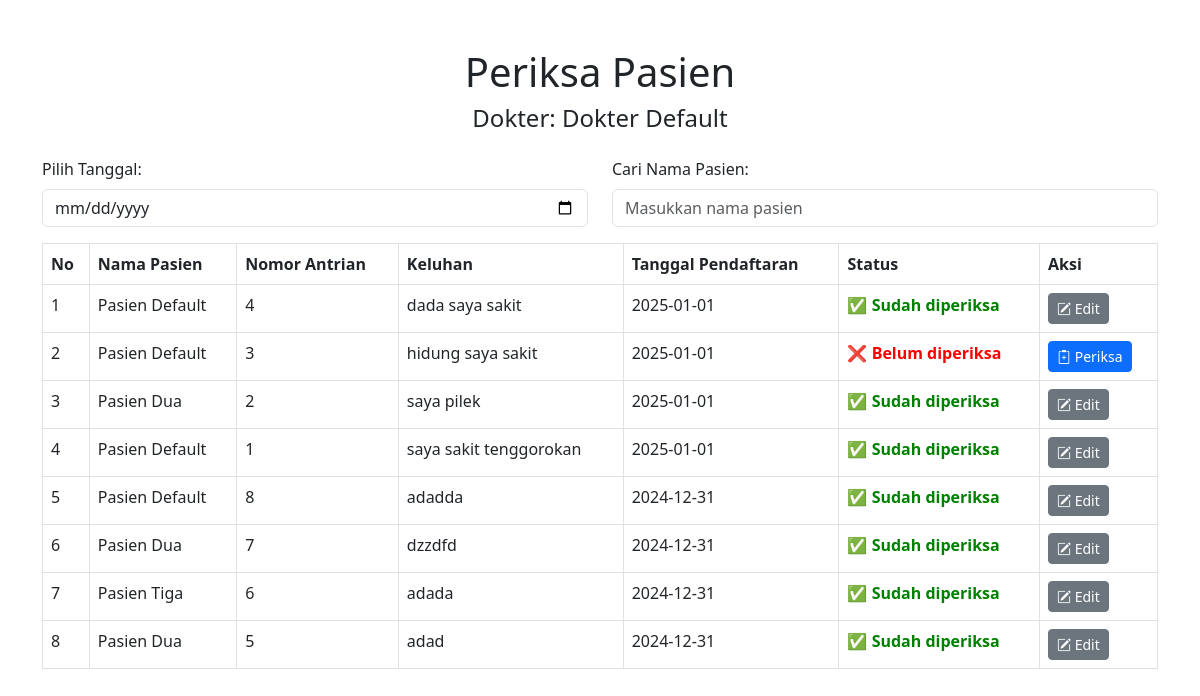
The app's page /dokter/periksa_pasien_lama.php (signed in) with its own data.
### tables this page shows
CREATE TABLE `dokter` (
  `id` int(11) NOT NULL,
  `nama` varchar(150) NOT NULL,
  `alamat` varchar(255) NOT NULL,
  `no_hp` varchar(15) NOT NULL,
  `id_poli` int(11) NOT NULL,
  `username` varchar(20) NOT NULL,
  `password` varchar(255) NOT NULL
);

CREATE TABLE `daftar_poli` (
  `id` int(11) NOT NULL,
  `id_pasien` int(11) NOT NULL,
  `id_jadwal` int(11) NOT NULL,
  `keluhan` text NOT NULL,
  `no_antrian` int(11) DEFAULT NULL,
  `status` enum('Belum Diperiksa','Sudah Diperiksa') DEFAULT 'Belum Diperiksa',
  `created_at` datetime DEFAULT current_timestamp()
);

CREATE TABLE `pasien` (
  `id` int(11) NOT NULL,
  `nama` varchar(150) NOT NULL,
  `alamat` varchar(255) NOT NULL,
  `no_ktp` varchar(16) NOT NULL,
  `no_hp` varchar(15) NOT NULL,
  `no_rm` char(10) NOT NULL,
  `username` varchar(30) NOT NULL,
  `password` varchar(255) NOT NULL
);

### dokter/periksa_pasien_lama.php (the view, shortened to what this page needs)
<?php
include '../includes/db.php';
$dokterUsername = $_SESSION['username'];
$query_dokter = $conn->prepare("SELECT id, nama FROM dokter WHERE username = ?");
$query_dokter->bind_param("s", $dokterUsername);
$query_dokter->execute();
$result_dokter = $query_dokter->get_result();
$dokterData = $result_dokter->fetch_assoc();
$dokterId = $dokterData['id'];
$dokterName = $dokterData['nama'];
$query_pasien = "
    SELECT dp.id AS id_daftar, p.nama AS nama_pasien, dp.no_antrian, dp.keluhan, dp.status, dp.created_at
    FROM daftar_poli dp
    JOIN jadwal_periksa jp ON dp.id_jadwal = jp.id
    JOIN pasien p ON dp.id_pasien = p.id
    WHERE jp.id_dokter = ?
    ORDER BY dp.created_at DESC
";
$stmt = $conn->prepare($query_pasien);
$stmt->bind_param("i", $dokterId);
$stmt->execute();
$result_pasien = $stmt->get_result();
?>
<!DOCTYPE html>
<html lang="en">
<head>
    <link rel="stylesheet" href="https://cdn.jsdelivr.net/npm/bootstrap@5.3.0/dist/css/bootstrap.min.css">
    <link rel="stylesheet" href="https://cdn.jsdelivr.net/npm/bootstrap-icons/font/bootstrap-icons.css">
</head>
<body>
    <div class="container mt-5">
        <h1 class="text-center">Periksa Pasien</h1>
        <h4 class="text-center">Dokter: <?= htmlspecialchars($dokterName) ?></h4>
        <div class="row mt-4 mb-3">
            <div class="col-md-6">
                <label for="tanggal" class="form-label">Pilih Tanggal:</label>
                <input type="date" id="tanggal" class="form-control">
            </div>
            <div class="col-md-6">
                <label for="search" class="form-label">Cari Nama Pasien:</label>
                <input type="text" id="search" class="form-control" placeholder="Masukkan nama pasien">
            </div>
        </div>
        <table class="table table-bordered mt-3" id="table-pasien">
            <thead>
                <tr>
                    <th>No</th>
                    <th>Nama Pasien</th>
                    <th>Nomor Antrian</th>
                    <th>Keluhan</th>
                    <th>Tanggal Pendaftaran</th>
                    <th>Status</th>
                    <th>Aksi</th>
                </tr>
            </thead>
            <tbody>
                <?php
                $no = 1;
                if ($result_pasien->num_rows > 0):
                    while ($row = $result_pasien->fetch_assoc()):
                ?>
                    <tr>
                        <td><?= $no++ ?></td>
                        <td><?= htmlspecialchars($row['nama_pasien']) ?></td>
                        <td><?= htmlspecialchars($row['no_antrian']) ?></td>
                        <td><?= htmlspecialchars($row['keluhan']) ?></td>
                        <td><?= htmlspecialchars(date('Y-m-d', strtotime($row['created_at']))) ?></td>
                        <td>
                            <?php if ($row['status'] === 'Belum Diperiksa'): ?>
                                <span style="font-weight: bold; color: red;">&#10060; Belum diperiksa</span>
                            <?php else: ?>
                                <span style="font-weight: bold; color: green;">&#9989; Sudah diperiksa</span>
                            <?php endif; ?>
                        </td>
                        <td>
                            <?php if ($row['status'] === 'Belum Diperiksa'): ?>
                                <a href="detail_periksa_pasien.php?id=<?= $row['id_daftar'] ?>" class="btn btn-primary btn-sm">
                                    <i class="bi bi-clipboard2-plus"></i> Periksa
                                </a>
                            <?php else: ?>
                                <a href="detail_periksa_pasien.php?id=<?= $row['id_daftar'] ?>" class="btn btn-secondary btn-sm">
                                    <i class="bi bi-pencil-square"></i> Edit
                                </a>
                            <?php endif; ?>
                        </td>
                    </tr>
                <?php
                    endwhile;
                else:
                ?>
                    <tr>
                        <td colspan="7" class="text-center">Belum ada pasien yang mendaftar.</td>
                    </tr>
                <?php endif; ?>
            </tbody>
        </table>
    </div>
</body>
</html>

### records on screen
dokter: nama "Dokter Default"
daftar_poli: id_pasien.nama "Pasien Default", no_antrian "4", keluhan "dada saya sakit", created_at "2025-01-01", status "✅ Sudah diperiksa"
daftar_poli: id_pasien.nama "Pasien Default", no_antrian "3", keluhan "hidung saya sakit", created_at "2025-01-01", status "❌ Belum diperiksa"
daftar_poli: id_pasien.nama "Pasien Dua", no_antrian "2", keluhan "saya pilek", created_at "2025-01-01", status "✅ Sudah diperiksa"
daftar_poli: id_pasien.nama "Pasien Default", no_antrian "1", keluhan "saya sakit tenggorokan", created_at "2025-01-01", status "✅ Sudah diperiksa"
daftar_poli: id_pasien.nama "Pasien Default", no_antrian "8", keluhan "adadda", created_at "2024-12-31", status "✅ Sudah diperiksa"
daftar_poli: id_pasien.nama "Pasien Dua", no_antrian "7", keluhan "dzzdfd", created_at "2024-12-31", status "✅ Sudah diperiksa"
daftar_poli: id_pasien.nama "Pasien Tiga", no_antrian "6", keluhan "adada", created_at "2024-12-31", status "✅ Sudah diperiksa"
daftar_poli: id_pasien.nama "Pasien Dua", no_antrian "5", keluhan "adad", created_at "2024-12-31", status "✅ Sudah diperiksa"
